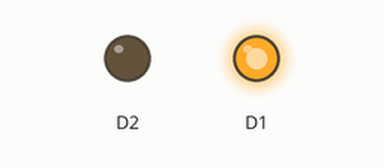
The sketch below on a simulated ESP8266 (NodeMCU). Shown: output pins drawn as LEDs (lit = HIGH).

Above: at 1.0 s.
At 3.0 s:
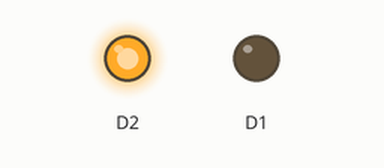
At 4.5 s:
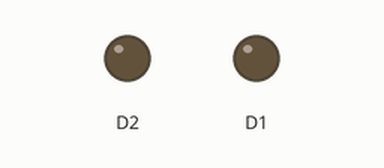
Timing chart, 0 to 6.5 s (numbered marks = the images above):
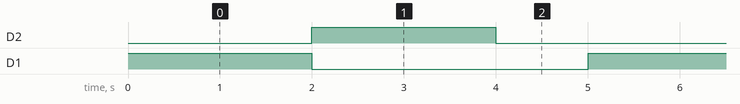

Measured:
- by itself, D2, D1: alternates HIGH for 2.0 s and LOW for 3.0 s
- by itself, everything shown: repeats every 5.0 s, in 3 steps

The sketch:

BO_DC_Motor.ino
```cpp
void setup() {
 pinMode(D1,OUTPUT);
 pinMode(D2,OUTPUT);

}

void loop() {
  digitalWrite(D1,HIGH);
  digitalWrite(D2,LOW);
  delay(2000);
  digitalWrite(D1,LOW);
  digitalWrite(D2,HIGH);
  delay(2000);
  digitalWrite(D1,LOW);
  digitalWrite(D2,LOW);
  delay(1000);

}
```
